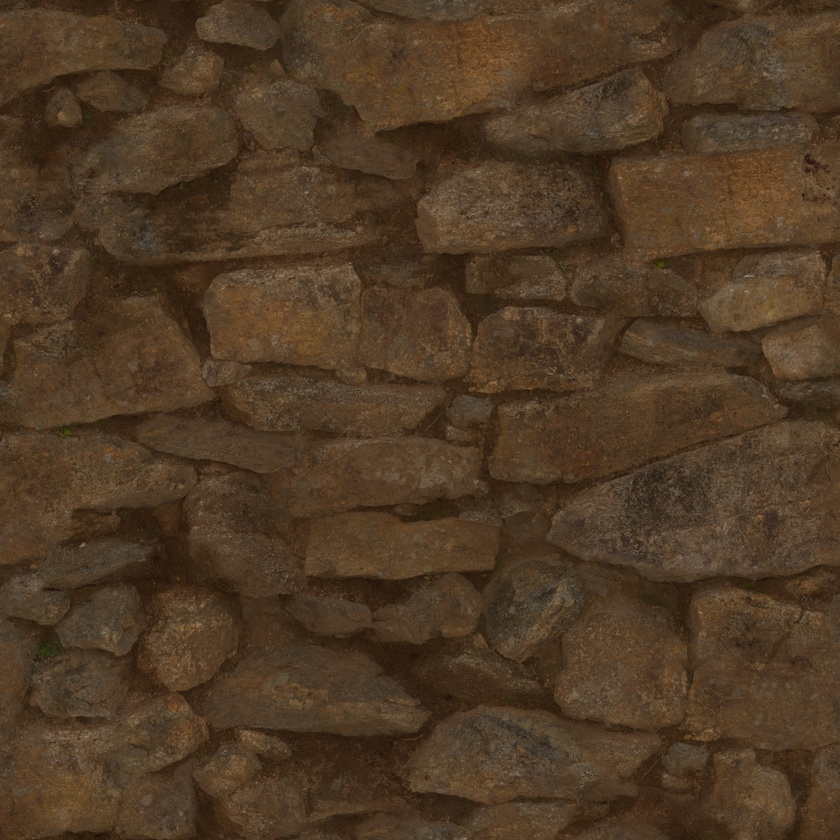
#> input picture Go/evaluation_tests/test_images/1k.jpg, 840 x 840 px, shrunk from 1024 x 1024 before the run
$ python img_process_pil.py
#> lines starting #> are read from the running program, lines starting #| are printed output that depends on the picture
#> the answer given: 1
#> the answer given: ../Go/evaluation_tests/test_images/1k.jpg
#> the answer given: out.png
#> the answer given: 100
from PIL import Image, ImageFilter

def blur(src_path, dst_path, ksize):
#> called with dst_path = 'out.png', ksize = 100
    src = Image.open(src_path)
#> src is the input picture: PIL image 840x840 RGB; mean R, G, B 79.2, 58.2, 37.2
    if src is None:
        return
    dst = src.filter(ImageFilter.GaussianBlur(ksize))
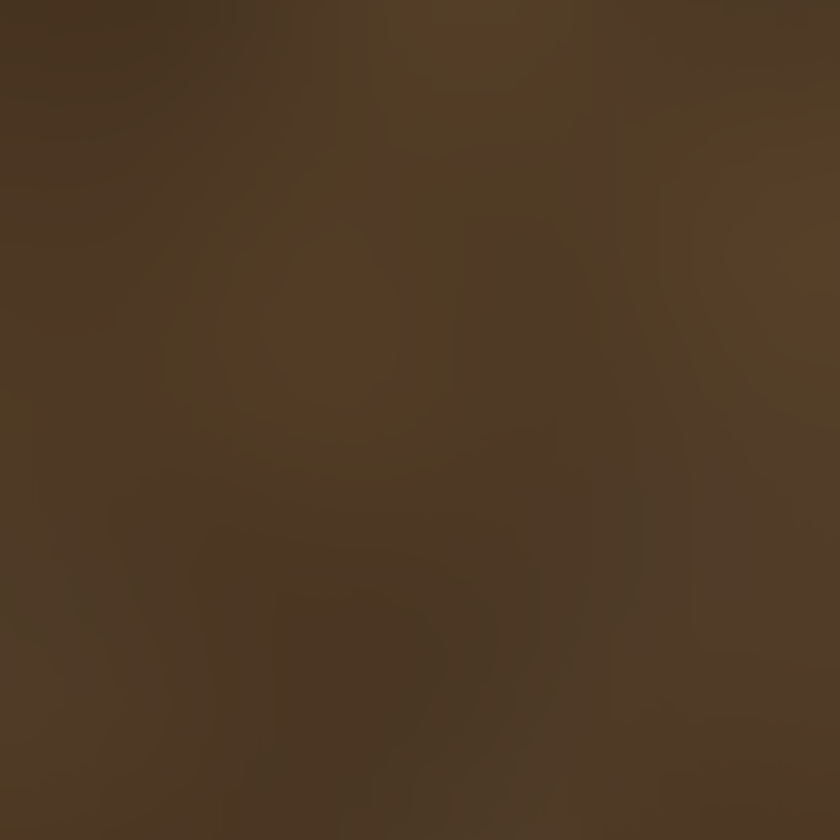
#> dst: PIL image 840x840 RGB; mean R, G, B 78.5, 57.7, 36.9
    dst.save(dst_path)

def blend(src1_path, src2_path, dst_path, weight):
    src1 = Image.open(src1_path)
    src2 = Image.open(src2_path)
    if src1 is None or src2 is None:
        return
    dst = Image.blend(src1, src2, weight)
    dst.save(dst_path)

if __name__ == "__main__":
    print("What would you like to do?")
    print("1 - Blur an image")
    print("2 - Blend two images")
    mode = int(input("Enter your choice: "))
    if mode == 1:
        src_path = input("Enter the name of the image: ")
        dst_path = input("Enter the name of the output image: ")
        ksize = int(input("Enter the kernel size (must be an odd integer): "))
        blur(src_path, dst_path, ksize)
    elif mode == 2:
        src1_path = input("Enter the name of first image: ")
        src2_path = input("Enter the name of second image: ")
        weight = float(input("Enter the weight of first image: "))
        dst_path = input("Enter the name of the output image: ")
        blend(src1_path, src2_path, dst_path, weight)
